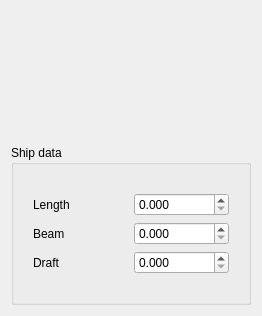
<?xml version="1.0" encoding="UTF-8"?>
<ui version="4.0">
 <class>TaskPanel</class>
 <widget class="QWidget" name="TaskPanel">
  <property name="geometry">
   <rect>
    <x>0</x>
    <y>0</y>
    <width>260</width>
    <height>316</height>
   </rect>
  </property>
  <property name="minimumSize">
   <size>
    <width>0</width>
    <height>316</height>
   </size>
  </property>
  <property name="windowTitle">
   <string>Create new ship</string>
  </property>
  <layout class="QGridLayout" name="gridLayout">
   <item row="0" column="0">
    <layout class="QVBoxLayout" name="verticalLayout">
     <item>
      <layout class="QHBoxLayout" name="horizontalLayout_8">
       <item>
        <widget class="QLabel" name="MainLogo">
         <property name="minimumSize">
          <size>
           <width>128</width>
           <height>128</height>
          </size>
         </property>
         <property name="maximumSize">
          <size>
           <width>128</width>
           <height>128</height>
          </size>
         </property>
         <property name="text">
          <string/>
         </property>
         <property name="pixmap">
          <pixmap>../Icons/Ico.xpm</pixmap>
         </property>
         <property name="scaledContents">
          <bool>true</bool>
         </property>
         <property name="alignment">
          <set>Qt::AlignHCenter|Qt::AlignTop</set>
         </property>
        </widget>
       </item>
      </layout>
     </item>
     <item>
      <widget class="QGroupBox" name="ShipDataBox">
       <property name="minimumSize">
        <size>
         <width>240</width>
         <height>160</height>
        </size>
       </property>
       <property name="title">
        <string>Ship data</string>
       </property>
       <property name="flat">
        <bool>false</bool>
       </property>
       <layout class="QVBoxLayout" name="verticalLayout_2">
        <item>
         <layout class="QVBoxLayout" name="verticalLayout_4" stretch="0,0,0">
          <property name="spacing">
           <number>6</number>
          </property>
          <property name="sizeConstraint">
           <enum>QLayout::SetDefaultConstraint</enum>
          </property>
          <item>
           <layout class="QHBoxLayout" name="horizontalLayout_2">
            <property name="sizeConstraint">
             <enum>QLayout::SetDefaultConstraint</enum>
            </property>
            <property name="leftMargin">
             <number>10</number>
            </property>
            <property name="topMargin">
             <number>0</number>
            </property>
            <property name="rightMargin">
             <number>10</number>
            </property>
            <property name="bottomMargin">
             <number>0</number>
            </property>
            <item>
             <widget class="QLabel" name="LengthLabel">
              <property name="text">
               <string>Length</string>
              </property>
             </widget>
            </item>
            <item>
             <widget class="QDoubleSpinBox" name="Length">
              <property name="decimals">
               <number>3</number>
              </property>
              <property name="singleStep">
               <double>0.010000000000000</double>
              </property>
             </widget>
            </item>
           </layout>
          </item>
          <item>
           <layout class="QHBoxLayout" name="horizontalLayout_4">
            <property name="leftMargin">
             <number>10</number>
            </property>
            <property name="topMargin">
             <number>0</number>
            </property>
            <property name="rightMargin">
             <number>10</number>
            </property>
            <property name="bottomMargin">
             <number>0</number>
            </property>
            <item>
             <widget class="QLabel" name="BeamLabel">
              <property name="text">
               <string>Beam</string>
              </property>
             </widget>
            </item>
            <item>
             <widget class="QDoubleSpinBox" name="Beam">
              <property name="decimals">
               <number>3</number>
              </property>
              <property name="singleStep">
               <double>0.010000000000000</double>
              </property>
             </widget>
            </item>
           </layout>
          </item>
          <item>
           <layout class="QHBoxLayout" name="horizontalLayout_5">
            <property name="leftMargin">
             <number>10</number>
            </property>
            <property name="topMargin">
             <number>0</number>
            </property>
            <property name="rightMargin">
             <number>10</number>
            </property>
            <property name="bottomMargin">
             <number>0</number>
            </property>
            <item>
             <widget class="QLabel" name="DraftLabel">
              <property name="text">
               <string>Draft</string>
              </property>
             </widget>
            </item>
            <item>
             <widget class="QDoubleSpinBox" name="Draft">
              <property name="decimals">
               <number>3</number>
              </property>
              <property name="singleStep">
               <double>0.010000000000000</double>
              </property>
             </widget>
            </item>
           </layout>
          </item>
         </layout>
        </item>
       </layout>
      </widget>
     </item>
    </layout>
   </item>
  </layout>
 </widget>
 <resources/>
 <connections/>
</ui>
